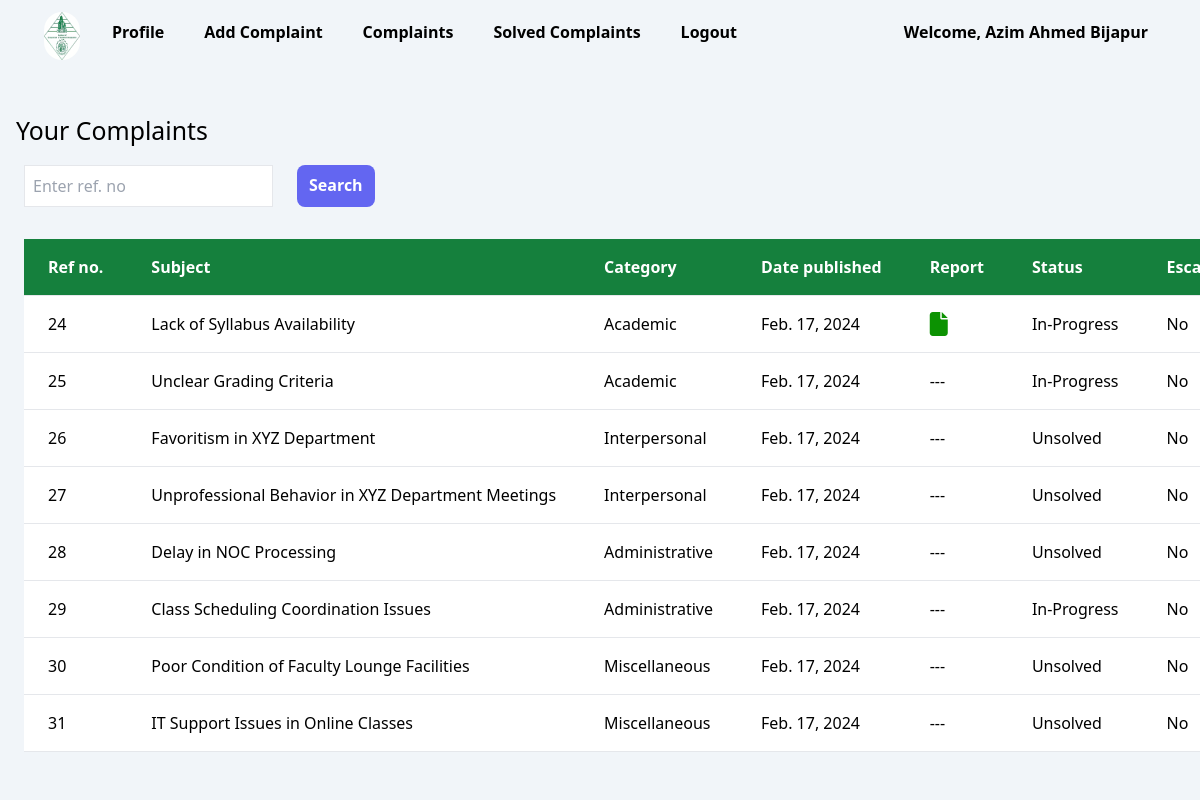
The app's page /view/MyComplaints (signed in) with its own data.
### login/models.py (models this page shows, shortened)
class CustomUser(AbstractUser):
    full_name = models.CharField(max_length=100, blank=True)
    role = models.CharField(max_length=50, choices=[('Review Committee', 'Review Committee'), (
        'Assessment Committee', 'Assessment Committee'), ('HO', 'HO'), ('Faculty', 'Faculty')])
    gender = models.CharField(max_length=1, choices=[(
        'M', 'Male'), ('F', 'Female'), ('O', 'Other')], blank=True)
    contact_no = models.CharField(max_length=15, blank=True)
    telephone_no = models.CharField(max_length=15, blank=True)
    current_address = models.CharField(max_length=150, blank=True)
    permanent_address = models.CharField(max_length=150, blank=True)
    educational_qualification = models.CharField(max_length=100, blank=True)
    department = models.CharField(max_length=50, blank=True)
    designation = models.CharField(max_length=50, blank=True)
    permanent_employee = models.CharField(
        max_length=3, choices=[('Yes', 'Yes'), ('No', 'No')], blank=True)
    date_of_probation = models.DateField(null=True, blank=True)
    salary = models.DecimalField(
        max_digits=10, decimal_places=2, blank=True, null=True)
    payscale = models.CharField(max_length=20, blank=True)
    otp = models.CharField(max_length=20, blank=True)
    class Meta:
        verbose_name = 'User'
        verbose_name_plural = 'Users'

### grievances/models.py (models this page shows, shortened)
class Complaint(models.Model):
    user = models.ForeignKey(CustomUser, on_delete=models.SET_NULL, null=True)
    category = models.CharField(max_length=100)
    subject = models.CharField(max_length=300)
    description = models.TextField()
    date = models.DateField(null=True, blank=True)
    documents = models.FileField(upload_to=document_upload_to, blank=True, null=True)
    status = models.CharField(max_length=100,default="Unsolved",choices=[('Solved','Solved'),('Unsolved','Unsolved'),('In-Progress','In-Progress'),('Rejected','Rejected')])
    report = models.FileField(upload_to=report_upload_to,null=True,blank=True,)
    escalatetoHo = models.CharField(max_length=100,default="No",choices=[('Yes','Yes'),('No','No')])
    severity = models.CharField(max_length=100,blank=True,null=True,default='4')
    due_date = models.DateField(null=True,blank=True)

### faculty/views.py (the view, shortened to what this page needs)
# urls.py: path("view/MyComplaints",views.viewMyComplaints,name="view/MyComplaints"),
@login_required(login_url='login')
@cache_control(no_cache=True, must_revalidate=True, no_store=True)
@role_required(allowed_roles=['Faculty'])
def viewMyComplaints(request):
    context = {}
    complaints = Complaint.objects.filter(user=request.user)
    items_per_page = 10  # Number of items to display per page
    page_number = request.GET.get('page')
    page_number = page_number if page_number else 1
    paginator = Paginator(complaints, items_per_page)
    try:
        page = paginator.page(page_number)
    except PageNotAnInteger:
        page = paginator.page(1)
    except EmptyPage:
        page = paginator.page(paginator.num_pages)
    context = {
        "complaints": page,  # Pass the current page to the template
    }
    return render(request, 'faculty/viewMyComplaints.html', context)

### templates/faculty/viewMyComplaints.html (shortened to what this page needs)
{% extends 'faculty/base.html'%}
{% load static %}
{% block body%}
<div id="content-view-complaints" class="mt-6 " style="background-color: rgb(241 245 249);">
    <div>
        <h1>Your Complaints</h1>
    </div>
    <div class="ml-6">
        <form action="" method="POST">
            <div class="flex gap-6">
                <div class="rounded-lg">
                    <input type="text" placeholder="Enter ref. no" class="p-2 border " id="ref" name="ref" required
                        pattern="\d+" oninvalid="setCustomValidity('Please enter only numeric values.')">
                </div>
                <div class="bg-indigo-500 font-bold rounded-lg">
                    <input type="submit" class="px-3 py-2 text-white" value="Search">
                </div>
            </div>
        </form>
    </div>
    <div class="overflow-x-auto lg:overflow-hidden">
        <div class="flex flex-col">
            <div class="sm:-mx-6 lg:-mx-8">
                <div class=" inline-block min-w-full py-2 sm:px-6 lg:px-8">
                    <div class="overflow-hidden p-6">
                        <table class=" min-w-full text-left text-md font-light bg-white">
                            <thead class="border-b font-medium dark:border-neutral-500 bg-green-700 text-white">
                                <tr>
                                    <th scope="col" class="px-6 py-4 whitespace-nowrap">Ref no.</th>
                                    <th scope="col" class="px-6 py-4">Subject</th>
                                    <th scope="col" class="px-6 py-4">Category</th>
                                    <th scope="col" class="px-6 py-4 whitespace-nowrap">Date published</th>
                                    <th scope="col" class="px-6 py-4">Report</th>
                                    <th scope="col" class="px-6 py-4">Status</th>
                                    <th scope="col" class="px-6 py-4 whitespace-nowrap">Escalated to HO</th>
                                </tr>
                            </thead>
                            <tbody>
                                {% for complaint in complaints%}
                                {% if complaint.status != "Solved" %}
                                <tr class="border-b dark:border-neutral-500">
                                    <td class="whitespace-nowrap px-6 py-4">{{ complaint.id}}</td>
                                    <td class="whitespace-nowrap px-6 py-4">{{ complaint.subject}}</td>
                                    <td class="whitespace-nowrap px-6 py-4">{{ complaint.category}}</td>
                                    <td class="whitespace-nowrap px-6 py-4">{{ complaint.date}}</td>
                                    <td class="whitespace-nowrap px-6 py-4">
                                        {% if complaint.report %}
                                        <a href="{{complaint.report.name}}"><i class="fa-solid fa-file fa-beat fa-xl"
                                                style="color: #0c9202;"></i>
                                        </a>
                                        {% else %}
                                        ---
                                        {% endif %}
                                    </td>
                                    <td class="whitespace-nowrap px-6 py-4">{{ complaint.status}}</td>
                                    <td class="whitespace-nowrap px-6 py-4">{{ complaint.escalatetoHo}}</td>
                                </tr>
                                {% endif %}
                                {% endfor %}
                            </tbody>
                        </table>
                    </div>
                </div>
            </div>
        </div>
    </div>
</div>
{% endblock%}

### templates/faculty/base.html (shortened to what this page needs)
{% load static %}
<!DOCTYPE html>
<html lang="en">
<head>
    <link rel="stylesheet" href="{% static 'src/out.css' %}">
    <link rel="stylesheet" href="{% static 'src/styles.css' %}">
</head>
<body class="bg-slate-100">
    <div id="container" style="display: block !important;">
        <div class="flex justify-between py-3 bg-slate-100 px-7">
            <ul class=" gap-6 text-md font-semibold hidden" id="menu">
                <li class=""><img src="{% static 'images/logo-hq.png' %}" alt="" class="h-12 rounded-full"
                        style="width: calc(24px + 1vw); margin-left:1rem;"></li>
                <li class="p-2"><a href="{% url 'faculty'%}">Profile</a></li>
                <li class="whitespace-nowrap p-2"><a href="{% url 'add/complaint'%}">Add Complaint</a></li>
                <li class="p-2"><a href="{% url 'view/MyComplaints'%}">Complaints</a></li>
                <li class="whitespace-nowrap p-2"><a href="{% url 'view/MySolvedComplaints'%}">Solved Complaints</a>
                </li>
                <li class="p-2"><a href="{% url 'logout'%}">Logout</a></li>
            </ul>
            <div class="h-full p-2 mr-2 flex items-center text-md font-semibold" style="margin-right: 1rem;">Welcome,
                {{user.full_name}}</div>
        </div>
        {% block body %}
        {% endblock body%}
    </div>
</body>
</html>

### static/src/out.css (style rules this page uses)
html { line-height: 1.5; -webkit-text-size-adjust: 100%; -moz-tab-size: 4; -o-tab-size: 4; tab-size: 4; font-family: ui-sans-serif, system-ui, -apple-system, BlinkMacSystemFont, "Segoe UI", Roboto, "Helvetica Neue", Arial, "Noto Sans", sans-serif, "Apple Color Emoji", "Segoe UI Emoji", "Segoe UI Symbol", "Noto Color Emoji"; font-feature-settings: normal; font-variation-settings: normal; }
body { margin: 0; line-height: inherit; }
h1, h2, h3, h4, h5, h6 { font-size: inherit; font-weight: inherit; }
a { color: inherit; text-decoration: inherit; }
table { text-indent: 0; border-color: inherit; border-collapse: collapse; }
button, input, optgroup, select, textarea { font-family: inherit; font-feature-settings: inherit; font-variation-settings: inherit; font-size: 100%; font-weight: inherit; line-height: inherit; color: inherit; margin: 0; padding: 0; }
button, [type='button'], [type='reset'], [type='submit'] { -webkit-appearance: button; background-color: transparent; background-image: none; }
blockquote, dl, dd, h1, h2, h3, h4, h5, h6, hr, figure, p, pre { margin: 0; }
ol, ul, menu { list-style: none; margin: 0; padding: 0; }
input::placeholder, textarea::placeholder { opacity: 1; color: #9ca3af; }
img, svg, video, canvas, audio, iframe, embed, object { display: block; vertical-align: middle; }
img, video { max-width: 100%; height: auto; }
.ml-6 { margin-left: 1.5rem; }
.mr-2 { margin-right: 0.5rem; }
.mt-6 { margin-top: 1.5rem; }
.inline-block { display: inline-block; }
.flex { display: flex; }
.hidden { display: none; }
.h-12 { height: 3rem; }
.h-full { height: 100%; }
.min-w-full { min-width: 100%; }
.flex-col { flex-direction: column; }
.items-center { align-items: center; }
.justify-between { justify-content: space-between; }
.gap-6 { gap: 1.5rem; }
.overflow-hidden { overflow: hidden; }
.overflow-x-auto { overflow-x: auto; }
.whitespace-nowrap { white-space: nowrap; }
.rounded-full { border-radius: 9999px; }
.rounded-lg { border-radius: 0.5rem; }
.border { border-width: 1px; }
.border-b { border-bottom-width: 1px; }
.bg-green-700 { --tw-bg-opacity: 1; background-color: rgb(21 128 61 / var(--tw-bg-opacity)); }
.bg-indigo-500 { --tw-bg-opacity: 1; background-color: rgb(99 102 241 / var(--tw-bg-opacity)); }
.bg-slate-100 { --tw-bg-opacity: 1; background-color: rgb(241 245 249 / var(--tw-bg-opacity)); }
.bg-white { --tw-bg-opacity: 1; background-color: rgb(255 255 255 / var(--tw-bg-opacity)); }
.p-2 { padding: 0.5rem; }
.p-6 { padding: 1.5rem; }
.px-3 { padding-left: 0.75rem; padding-right: 0.75rem; }
.px-6 { padding-left: 1.5rem; padding-right: 1.5rem; }
.px-7 { padding-left: 1.75rem; padding-right: 1.75rem; }
.py-2 { padding-top: 0.5rem; padding-bottom: 0.5rem; }
.py-3 { padding-top: 0.75rem; padding-bottom: 0.75rem; }
.py-4 { padding-top: 1rem; padding-bottom: 1rem; }
.text-left { text-align: left; }
.font-bold { font-weight: 700; }
.font-light { font-weight: 300; }
.font-medium { font-weight: 500; }
.font-semibold { font-weight: 600; }
.text-white { --tw-text-opacity: 1; color: rgb(255 255 255 / var(--tw-text-opacity)); }
@media (min-width: 640px) { .sm\:-mx-6 { margin-left: -1.5rem; margin-right: -1.5rem; } }
@media (min-width: 640px) { .sm\:px-6 { padding-left: 1.5rem; padding-right: 1.5rem; } }
@media (min-width: 1024px) { .lg\:-mx-8 { margin-left: -2rem; margin-right: -2rem; } }
@media (min-width: 1024px) { .lg\:overflow-hidden { overflow: hidden; } }
@media (min-width: 1024px) { .lg\:px-8 { padding-left: 2rem; padding-right: 2rem; } }

### static/src/styles.css (style rules this page uses)
body { margin: 0; height: 100%; font-family: system-ui, -apple-system, BlinkMacSystemFont, 'Segoe UI', Roboto, Oxygen, Ubuntu, Cantarell, 'Open Sans', 'Helvetica Neue', sans-serif; }
html { height: 100%; }
h1 { font-size: calc(0.8rem + 1vw)!important; padding: 1rem !important; }
ul li { flex: 1; }
#menu { display: flex; }

### records on screen
CustomUser: full_name "Azim Ahmed Bijapur"
Complaint: id "24", subject "Lack of Syllabus Availability", category "Academic", date "Feb. 17, 2024", status "In-Progress", escalatetoHo "No"
Complaint: id "25", subject "Unclear Grading Criteria", category "Academic", date "Feb. 17, 2024", status "In-Progress", escalatetoHo "No"
Complaint: id "26", subject "Favoritism in XYZ Department", category "Interpersonal", date "Feb. 17, 2024", status "Unsolved", escalatetoHo "No"
Complaint: id "27", subject "Unprofessional Behavior in XYZ Department Meetings", category "Interpersonal", date "Feb. 17, 2024", status "Unsolved", escalatetoHo "No"
Complaint: id "28", subject "Delay in NOC Processing", category "Administrative", date "Feb. 17, 2024", status "Unsolved", escalatetoHo "No"
Complaint: id "29", subject "Class Scheduling Coordination Issues", category "Administrative", date "Feb. 17, 2024", status "In-Progress", escalatetoHo "No"
Complaint: id "30", subject "Poor Condition of Faculty Lounge Facilities", category "Miscellaneous", date "Feb. 17, 2024", status "Unsolved", escalatetoHo "No"
Complaint: id "31", subject "IT Support Issues in Online Classes", category "Miscellaneous", date "Feb. 17, 2024", status "Unsolved", escalatetoHo "No"
